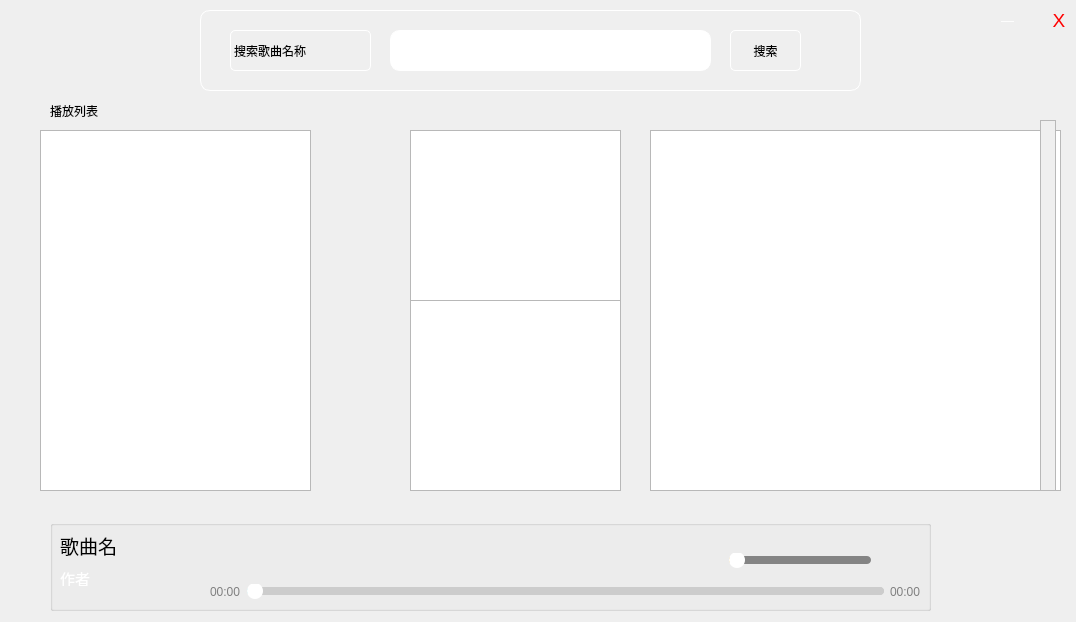
<?xml version="1.0" encoding="UTF-8"?>
<ui version="4.0">
 <class>OnlineMusicWidget</class>
 <widget class="QWidget" name="OnlineMusicWidget">
  <property name="geometry">
   <rect>
    <x>0</x>
    <y>0</y>
    <width>1076</width>
    <height>622</height>
   </rect>
  </property>
  <property name="windowTitle">
   <string>OnlineMusicWidget</string>
  </property>
  <widget class="QGroupBox" name="searchGroup">
   <property name="geometry">
    <rect>
     <x>200</x>
     <y>10</y>
     <width>661</width>
     <height>81</height>
    </rect>
   </property>
   <property name="styleSheet">
    <string notr="true">border:1px solid white;
border-radius:10px;</string>
   </property>
   <property name="title">
    <string/>
   </property>
   <widget class="QLabel" name="label">
    <property name="geometry">
     <rect>
      <x>30</x>
      <y>20</y>
      <width>141</width>
      <height>41</height>
     </rect>
    </property>
    <property name="styleSheet">
     <string notr="true">border:1px solid white;
border-radius:5px;
</string>
    </property>
    <property name="text">
     <string>搜索歌曲名称</string>
    </property>
   </widget>
   <widget class="QLineEdit" name="lineEdit">
    <property name="geometry">
     <rect>
      <x>190</x>
      <y>20</y>
      <width>321</width>
      <height>41</height>
     </rect>
    </property>
    <property name="font">
     <font>
      <pointsize>12</pointsize>
     </font>
    </property>
    <property name="text">
     <string/>
    </property>
   </widget>
   <widget class="QPushButton" name="searchButton">
    <property name="geometry">
     <rect>
      <x>530</x>
      <y>20</y>
      <width>71</width>
      <height>41</height>
     </rect>
    </property>
    <property name="minimumSize">
     <size>
      <width>71</width>
      <height>41</height>
     </size>
    </property>
    <property name="maximumSize">
     <size>
      <width>71</width>
      <height>41</height>
     </size>
    </property>
    <property name="styleSheet">
     <string notr="true">QPushButton#searchButton
{
	background:transparent;
	border:1px solid white;
	border-radius:5px;
}
QPushButton#searchButton:hover 
{	
	background:transparent;
	color:rgb(255, 255, 255);
}</string>
    </property>
    <property name="text">
     <string>搜索</string>
    </property>
   </widget>
  </widget>
  <widget class="QWidget" name="layoutWidget">
   <property name="geometry">
    <rect>
     <x>933</x>
     <y>0</y>
     <width>145</width>
     <height>41</height>
    </rect>
   </property>
   <layout class="QHBoxLayout" name="horizontalLayout" stretch="2,1,2">
    <property name="spacing">
     <number>10</number>
    </property>
    <item>
     <widget class="QPushButton" name="optionsButton">
      <property name="font">
       <font>
        <pointsize>12</pointsize>
       </font>
      </property>
      <property name="styleSheet">
       <string notr="true">background-color:transparent;
border:none;</string>
      </property>
      <property name="text">
       <string/>
      </property>
      <property name="icon">
       <iconset resource="OnlineMusicResource.qrc">
        <normaloff>:/images/prefix1/images/options.png</normaloff>:/images/prefix1/images/options.png</iconset>
      </property>
      <property name="iconSize">
       <size>
        <width>25</width>
        <height>25</height>
       </size>
      </property>
     </widget>
    </item>
    <item>
     <widget class="QPushButton" name="minButton">
      <property name="minimumSize">
       <size>
        <width>45</width>
        <height>38</height>
       </size>
      </property>
      <property name="maximumSize">
       <size>
        <width>45</width>
        <height>38</height>
       </size>
      </property>
      <property name="baseSize">
       <size>
        <width>0</width>
        <height>0</height>
       </size>
      </property>
      <property name="font">
       <font>
        <pointsize>10</pointsize>
        <bold>false</bold>
       </font>
      </property>
      <property name="styleSheet">
       <string notr="true">QPushButton#minButton
{
	border: none;
	background-color: transparent;
	color: white;
}
QPushButton#minButton:hover
{
	border:none;
	border-radius:5px;
	background-color: grey;
	color: blue;
}</string>
      </property>
      <property name="text">
       <string>—</string>
      </property>
     </widget>
    </item>
    <item>
     <widget class="QPushButton" name="closeButton">
      <property name="minimumSize">
       <size>
        <width>44</width>
        <height>38</height>
       </size>
      </property>
      <property name="maximumSize">
       <size>
        <width>44</width>
        <height>38</height>
       </size>
      </property>
      <property name="font">
       <font>
        <pointsize>14</pointsize>
        <bold>false</bold>
       </font>
      </property>
      <property name="styleSheet">
       <string notr="true">QPushButton#closeButton
{
	border: none;
	background-color: transparent;
	color: rgb(255, 0, 0);
}
QPushButton#closeButton:hover
{
	border:none;
	border-radius:5px;
	background-color:rgb(255, 0, 0);
	color: white;
}
QPushButton#closeButton:pressed {
    background-color: rgb(200, 0, 0);  
    color: white;
}</string>
      </property>
      <property name="text">
       <string>X</string>
      </property>
     </widget>
    </item>
   </layout>
  </widget>
  <widget class="QTextBrowser" name="lyric">
   <property name="geometry">
    <rect>
     <x>650</x>
     <y>130</y>
     <width>411</width>
     <height>361</height>
    </rect>
   </property>
  </widget>
  <widget class="QScrollArea" name="scrollArea">
   <property name="geometry">
    <rect>
     <x>1040</x>
     <y>120</y>
     <width>16</width>
     <height>371</height>
    </rect>
   </property>
   <property name="widgetResizable">
    <bool>true</bool>
   </property>
   <widget class="QWidget" name="scrollAreaWidgetContents">
    <property name="geometry">
     <rect>
      <x>0</x>
      <y>0</y>
      <width>16</width>
      <height>352</height>
     </rect>
    </property>
   </widget>
  </widget>
  <widget class="QGroupBox" name="playerGroup">
   <property name="geometry">
    <rect>
     <x>50</x>
     <y>520</y>
     <width>881</width>
     <height>91</height>
    </rect>
   </property>
   <property name="title">
    <string/>
   </property>
   <widget class="QLabel" name="titleLabel">
    <property name="geometry">
     <rect>
      <x>10</x>
      <y>10</y>
      <width>201</width>
      <height>31</height>
     </rect>
    </property>
    <property name="font">
     <font>
      <family>微软雅黑</family>
      <pointsize>14</pointsize>
     </font>
    </property>
    <property name="styleSheet">
     <string notr="true"/>
    </property>
    <property name="text">
     <string>歌曲名</string>
    </property>
   </widget>
   <widget class="QWidget" name="layoutWidget">
    <property name="geometry">
     <rect>
      <x>160</x>
      <y>60</y>
      <width>711</width>
      <height>24</height>
     </rect>
    </property>
    <layout class="QHBoxLayout" name="sliderLayout">
     <item>
      <widget class="QLabel" name="currentTimeLabel">
       <property name="styleSheet">
        <string notr="true">color: grey;</string>
       </property>
       <property name="text">
        <string>00:00</string>
       </property>
      </widget>
     </item>
     <item>
      <widget class="QSlider" name="progressSlider">
       <property name="styleSheet">
        <string notr="true">QSlider::groove:horizontal {
    background-color: #CCCCCC;
    height: 8px;
    border-radius: 4px;
}

QSlider::sub-page:horizontal {
    background-color: rgb(71, 213, 213); 
    border-radius: 4px;  
}

QSlider::add-page:horizontal {
    background-color: #CCCCCC;  
    border-radius: 4px; 
}

QSlider::handle:horizontal {
    background-color: white; 
    border: none;
    width: 16px;
    margin: -4px 0;
    border-radius: 8px; 
}</string>
       </property>
       <property name="orientation">
        <enum>Qt::Orientation::Horizontal</enum>
       </property>
      </widget>
     </item>
     <item>
      <widget class="QLabel" name="totalTimeLabel">
       <property name="styleSheet">
        <string notr="true">color: grey;</string>
       </property>
       <property name="text">
        <string>00:00</string>
       </property>
      </widget>
     </item>
    </layout>
   </widget>
   <widget class="QLabel" name="authorLabel">
    <property name="geometry">
     <rect>
      <x>10</x>
      <y>50</y>
      <width>111</width>
      <height>16</height>
     </rect>
    </property>
    <property name="font">
     <font>
      <family>微软雅黑</family>
      <pointsize>11</pointsize>
     </font>
    </property>
    <property name="styleSheet">
     <string notr="true">color:white;</string>
    </property>
    <property name="text">
     <string>作者</string>
    </property>
   </widget>
   <widget class="QWidget" name="layoutWidget">
    <property name="geometry">
     <rect>
      <x>380</x>
      <y>10</y>
      <width>131</width>
      <height>51</height>
     </rect>
    </property>
    <layout class="QHBoxLayout" name="playLayout">
     <item>
      <widget class="QPushButton" name="prevButton">
       <property name="styleSheet">
        <string notr="true">background-color: transparent;
border:none;</string>
       </property>
       <property name="text">
        <string/>
       </property>
       <property name="icon">
        <iconset resource="OnlineMusicResource.qrc">
         <normaloff>:/images/prefix1/images/left.png</normaloff>:/images/prefix1/images/left.png</iconset>
       </property>
       <property name="iconSize">
        <size>
         <width>30</width>
         <height>30</height>
        </size>
       </property>
      </widget>
     </item>
     <item>
      <widget class="QPushButton" name="playButton">
       <property name="styleSheet">
        <string notr="true">QPushButton#playButton{
background-color: transparent;
border:none;
}
</string>
       </property>
       <property name="text">
        <string/>
       </property>
       <property name="icon">
        <iconset resource="OnlineMusicResource.qrc">
         <normaloff>:/images/prefix1/images/play.png</normaloff>
         <normalon>:/images/prefix1/images/pause.png</normalon>:/images/prefix1/images/play.png</iconset>
       </property>
       <property name="iconSize">
        <size>
         <width>40</width>
         <height>40</height>
        </size>
       </property>
      </widget>
     </item>
     <item>
      <widget class="QPushButton" name="nextButton">
       <property name="styleSheet">
        <string notr="true">background-color: transparent;
border:none;</string>
       </property>
       <property name="text">
        <string/>
       </property>
       <property name="icon">
        <iconset resource="OnlineMusicResource.qrc">
         <normaloff>:/images/prefix1/images/right.png</normaloff>:/images/prefix1/images/right.png</iconset>
       </property>
       <property name="iconSize">
        <size>
         <width>30</width>
         <height>30</height>
        </size>
       </property>
      </widget>
     </item>
    </layout>
   </widget>
   <widget class="QWidget" name="layoutWidget">
    <property name="geometry">
     <rect>
      <x>630</x>
      <y>20</y>
      <width>191</width>
      <height>41</height>
     </rect>
    </property>
    <layout class="QHBoxLayout" name="volumeLayout">
     <item>
      <widget class="QPushButton" name="volumeButton">
       <property name="font">
        <font>
         <pointsize>12</pointsize>
        </font>
       </property>
       <property name="styleSheet">
        <string notr="true">background-color:transparent;
border:none;</string>
       </property>
       <property name="text">
        <string/>
       </property>
       <property name="icon">
        <iconset resource="OnlineMusicResource.qrc">
         <normaloff>:/images/prefix1/images/colume.png</normaloff>
         <normalon>:/images/prefix1/images/columeOff.png</normalon>:/images/prefix1/images/colume.png</iconset>
       </property>
       <property name="iconSize">
        <size>
         <width>25</width>
         <height>25</height>
        </size>
       </property>
      </widget>
     </item>
     <item>
      <widget class="QSlider" name="volumeSlider">
       <property name="styleSheet">
        <string notr="true">QSlider::groove:horizontal {
    background-color: rgb(132, 132, 132);
    height: 8px;
    border-radius: 4px;
}

QSlider::sub-page:horizontal {
	background-color: rgb(241, 161, 0);
    border-radius: 4px;  
}

QSlider::add-page:horizontal {
    border-radius: 4px; 
}

QSlider::handle:horizontal {
    background-color: white; 
    border: none;
    width: 16px;
    margin: -4px 0;
    border-radius: 8px; 
}</string>
       </property>
       <property name="orientation">
        <enum>Qt::Orientation::Horizontal</enum>
       </property>
      </widget>
     </item>
    </layout>
   </widget>
   <zorder>layoutWidget</zorder>
   <zorder>authorLabel</zorder>
   <zorder>layoutWidget</zorder>
   <zorder>layoutWidget</zorder>
   <zorder>titleLabel</zorder>
  </widget>
  <widget class="QPushButton" name="localMusicListButton">
   <property name="geometry">
    <rect>
     <x>1020</x>
     <y>580</y>
     <width>31</width>
     <height>31</height>
    </rect>
   </property>
   <property name="toolTip">
    <string>&lt;html&gt;&lt;head/&gt;&lt;body&gt;&lt;p&gt;本地歌曲&lt;/p&gt;&lt;p&gt;&lt;br/&gt;&lt;/p&gt;&lt;/body&gt;&lt;/html&gt;</string>
   </property>
   <property name="styleSheet">
    <string notr="true">background-color: transparent;
border:none;</string>
   </property>
   <property name="text">
    <string/>
   </property>
   <property name="icon">
    <iconset resource="OnlineMusicResource.qrc">
     <normaloff>:/images/prefix1/images/localMusicList.png</normaloff>:/images/prefix1/images/localMusicList.png</iconset>
   </property>
   <property name="iconSize">
    <size>
     <width>25</width>
     <height>25</height>
    </size>
   </property>
  </widget>
  <widget class="QTextEdit" name="textEdit">
   <property name="geometry">
    <rect>
     <x>410</x>
     <y>130</y>
     <width>211</width>
     <height>171</height>
    </rect>
   </property>
  </widget>
  <widget class="QTextEdit" name="textEdit_2">
   <property name="geometry">
    <rect>
     <x>410</x>
     <y>300</y>
     <width>211</width>
     <height>191</height>
    </rect>
   </property>
  </widget>
  <widget class="QListView" name="musicList">
   <property name="geometry">
    <rect>
     <x>40</x>
     <y>130</y>
     <width>271</width>
     <height>361</height>
    </rect>
   </property>
   <property name="font">
    <font>
     <family>微软雅黑</family>
     <pointsize>12</pointsize>
    </font>
   </property>
   <property name="styleSheet">
    <string notr="true">color:black;</string>
   </property>
  </widget>
  <widget class="QLabel" name="musicListLabel">
   <property name="geometry">
    <rect>
     <x>50</x>
     <y>90</y>
     <width>141</width>
     <height>41</height>
    </rect>
   </property>
   <property name="styleSheet">
    <string notr="true"/>
   </property>
   <property name="text">
    <string>播放列表</string>
   </property>
  </widget>
  <zorder>playerGroup</zorder>
  <zorder>layoutWidget</zorder>
  <zorder>searchGroup</zorder>
  <zorder>lyric</zorder>
  <zorder>scrollArea</zorder>
  <zorder>localMusicListButton</zorder>
  <zorder>textEdit</zorder>
  <zorder>textEdit_2</zorder>
  <zorder>musicListLabel</zorder>
  <zorder>musicList</zorder>
 </widget>
 <resources>
  <include location="OnlineMusicResource.qrc"/>
 </resources>
 <connections/>
</ui>
